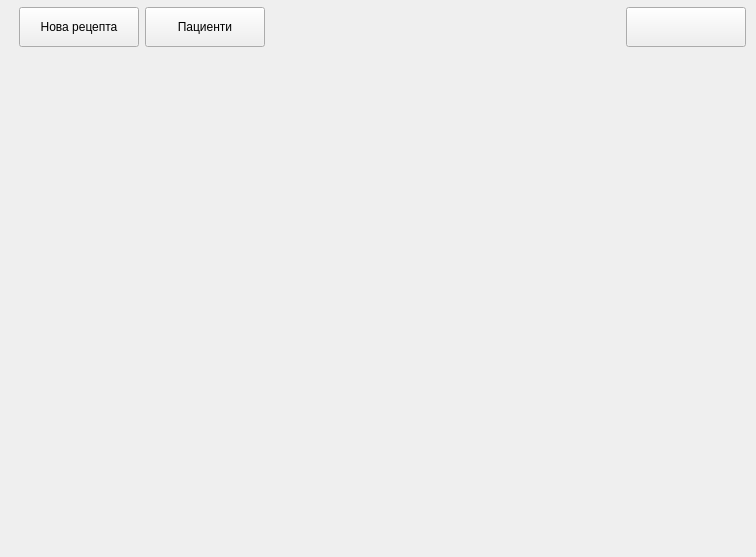
<?xml version="1.0" encoding="UTF-8"?>
<ui version="4.0">
 <class>OpenPrescriptionClass</class>
 <widget class="QMainWindow" name="OpenPrescriptionClass">
  <property name="geometry">
   <rect>
    <x>0</x>
    <y>0</y>
    <width>756</width>
    <height>557</height>
   </rect>
  </property>
  <property name="windowTitle">
   <string>OpenPrescription</string>
  </property>
  <widget class="QWidget" name="centralWidget">
   <layout class="QVBoxLayout" name="verticalLayout_2">
    <property name="spacing">
     <number>0</number>
    </property>
    <property name="leftMargin">
     <number>0</number>
    </property>
    <property name="topMargin">
     <number>0</number>
    </property>
    <property name="rightMargin">
     <number>0</number>
    </property>
    <property name="bottomMargin">
     <number>0</number>
    </property>
    <item>
     <layout class="QHBoxLayout" name="horizontalLayout" stretch="0,0,0,0,0,0">
      <property name="spacing">
       <number>6</number>
      </property>
      <property name="sizeConstraint">
       <enum>QLayout::SetFixedSize</enum>
      </property>
      <property name="topMargin">
       <number>7</number>
      </property>
      <property name="bottomMargin">
       <number>7</number>
      </property>
      <item>
       <spacer name="horizontalSpacer_2">
        <property name="orientation">
         <enum>Qt::Horizontal</enum>
        </property>
        <property name="sizeType">
         <enum>QSizePolicy::Fixed</enum>
        </property>
        <property name="sizeHint" stdset="0">
         <size>
          <width>19</width>
          <height>20</height>
         </size>
        </property>
       </spacer>
      </item>
      <item>
       <widget class="HalfRoundedButton" name="perscrButton">
        <property name="sizePolicy">
         <sizepolicy hsizetype="Preferred" vsizetype="Fixed">
          <horstretch>0</horstretch>
          <verstretch>0</verstretch>
         </sizepolicy>
        </property>
        <property name="minimumSize">
         <size>
          <width>120</width>
          <height>40</height>
         </size>
        </property>
        <property name="maximumSize">
         <size>
          <width>16777215</width>
          <height>16777215</height>
         </size>
        </property>
        <property name="toolTip">
         <string/>
        </property>
        <property name="text">
         <string>Нова рецепта</string>
        </property>
       </widget>
      </item>
      <item>
       <widget class="HalfRoundedButton" name="openButton">
        <property name="sizePolicy">
         <sizepolicy hsizetype="Fixed" vsizetype="Fixed">
          <horstretch>0</horstretch>
          <verstretch>0</verstretch>
         </sizepolicy>
        </property>
        <property name="minimumSize">
         <size>
          <width>120</width>
          <height>40</height>
         </size>
        </property>
        <property name="maximumSize">
         <size>
          <width>16777215</width>
          <height>16777215</height>
         </size>
        </property>
        <property name="toolTip">
         <string/>
        </property>
        <property name="text">
         <string>Пациенти</string>
        </property>
       </widget>
      </item>
      <item>
       <spacer name="horizontalSpacer_4">
        <property name="orientation">
         <enum>Qt::Horizontal</enum>
        </property>
        <property name="sizeType">
         <enum>QSizePolicy::Expanding</enum>
        </property>
        <property name="sizeHint" stdset="0">
         <size>
          <width>40</width>
          <height>20</height>
         </size>
        </property>
       </spacer>
      </item>
      <item>
       <widget class="HalfRoundedButton" name="userButton">
        <property name="sizePolicy">
         <sizepolicy hsizetype="Preferred" vsizetype="Fixed">
          <horstretch>0</horstretch>
          <verstretch>0</verstretch>
         </sizepolicy>
        </property>
        <property name="minimumSize">
         <size>
          <width>120</width>
          <height>40</height>
         </size>
        </property>
        <property name="text">
         <string/>
        </property>
       </widget>
      </item>
      <item>
       <spacer name="horizontalSpacer_3">
        <property name="orientation">
         <enum>Qt::Horizontal</enum>
        </property>
        <property name="sizeType">
         <enum>QSizePolicy::Fixed</enum>
        </property>
        <property name="sizeHint" stdset="0">
         <size>
          <width>10</width>
          <height>20</height>
         </size>
        </property>
       </spacer>
      </item>
     </layout>
    </item>
    <item>
     <widget class="TabView" name="tabView" native="true">
      <property name="sizePolicy">
       <sizepolicy hsizetype="Preferred" vsizetype="Expanding">
        <horstretch>0</horstretch>
        <verstretch>0</verstretch>
       </sizepolicy>
      </property>
      <layout class="QVBoxLayout" name="verticalLayout">
       <property name="spacing">
        <number>1</number>
       </property>
      </layout>
     </widget>
    </item>
   </layout>
  </widget>
 </widget>
 <layoutdefault spacing="6" margin="11"/>
 <customwidgets>
  <customwidget>
   <class>TabView</class>
   <extends>QWidget</extends>
   <header>View/Widgets/TabView.h</header>
   <container>1</container>
  </customwidget>
  <customwidget>
   <class>HalfRoundedButton</class>
   <extends>QPushButton</extends>
   <header>View/uiComponents/halfroundedbutton.h</header>
  </customwidget>
 </customwidgets>
 <resources>
  <include location="../../../resources/Resource.qrc"/>
 </resources>
 <connections/>
</ui>
